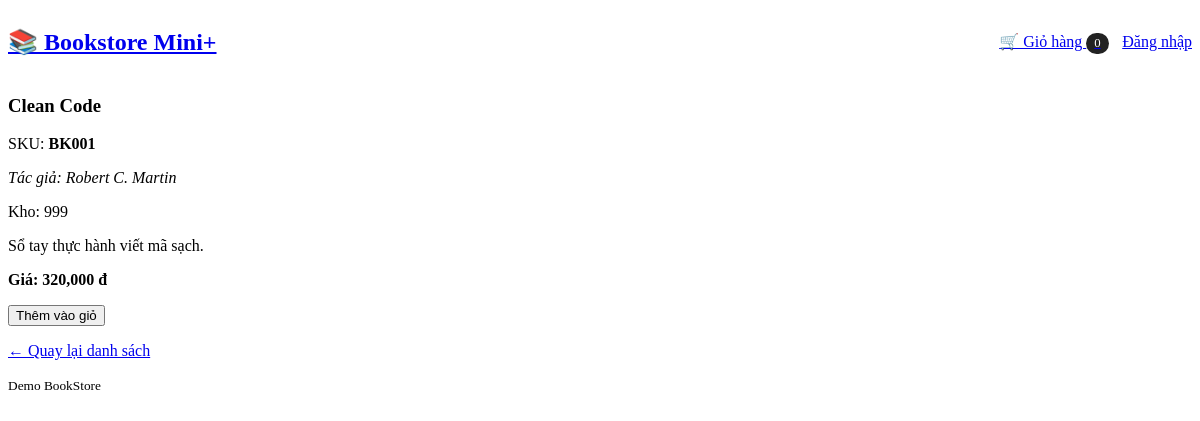
Page /book.php?id=1 on the committed database.
### tables this page shows
CREATE TABLE books (
  id INT AUTO_INCREMENT PRIMARY KEY,
  sku VARCHAR(20) UNIQUE NULL,
  title VARCHAR(255) NOT NULL,
  author VARCHAR(255) NOT NULL,
  price DECIMAL(10,2) NOT NULL DEFAULT 0,
  stock INT NOT NULL DEFAULT 999,
  description TEXT
);

### src/Database.php (called while the page is built, shortened)
<?php
class Database {
  public static function getConnection(): PDO {
    $dsn = 'mysql:host=' . DB_HOST . ';dbname=' . DB_NAME . ';charset=utf8mb4';
    $opt = [PDO::ATTR_ERRMODE=>PDO::ERRMODE_EXCEPTION,PDO::ATTR_DEFAULT_FETCH_MODE=>PDO::FETCH_ASSOC];
    return new PDO($dsn, DB_USER, DB_PASS, $opt);
  }
}

### src/BookRepository.php (called while the page is built, shortened)
<?php
class BookRepository {
  private \PDO $pdo;
  public function __construct(\PDO $pdo){ $this->pdo=$pdo; }
  public function find(int $id): ?array { $s=$this->pdo->prepare("SELECT id,sku,title,author,price,stock,description FROM books WHERE id=?"); $s->execute([$id]); $r=$s->fetch(); return $r?:null; }
}

### public/book.php (the view, shortened to what this page needs)
<?php
$repo = new BookRepository(Database::getConnection());
$id = (int) ($_GET["id"] ?? 0);
$book = $repo->find($id);
?>
<h3><?= htmlspecialchars($book["title"]) ?></h3>
<p>SKU: <strong><?= htmlspecialchars($book["sku"] ?? "") ?></strong></p>
<p><em>Tác giả: <?= htmlspecialchars($book["author"]) ?></em></p>
<p>Kho: <?= (int) $book["stock"] ?></p>
<p><?= nl2br(htmlspecialchars($book["description"])) ?></p>
<p><strong>Giá: <?= number_format($book["price"], 0) ?> đ</strong></p>
<form method="post"><input type="hidden" name="csrf" value="<?= App\Security::csrfToken() ?>"><button type="submit">Thêm vào giỏ</button></form>
<p><a href="/index.php">← Quay lại danh sách</a></p>
<?php
include __DIR__ . "/_layout.php";

### rows in the picture
books: title "Clean Code", sku "BK001", author "Robert C. Martin", stock "999", description "Sổ tay thực hành viết mã sạch.", price "320,000"

### other values in the picture
$cartCount "0"
